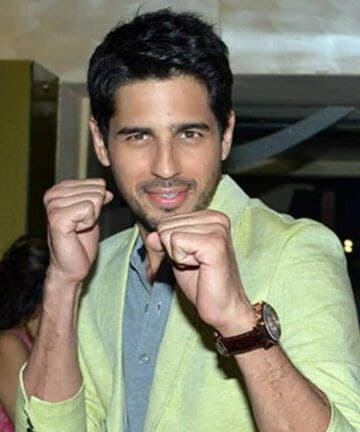
#> input picture s.jpg, 360 x 432 px
$ jupyter execute 'Swap faces.ipynb'
#> lines starting #> are read from the running program, lines starting #| are printed output that depends on the picture
[cell 1]
import cv2
import numpy as np

[cell 2]
#original image 1
Sid = cv2.imread('s.jpg')
#> Sid is the input picture: shape (432, 360, 3); mean B, G, R 104.7, 123.9, 126.1

cv2.imshow("Sid", Sid)
cv2.waitKey()
cv2.destroyAllWindows()

[cell 3]
#original image 2
Akki = cv2.imread('a.jpg')
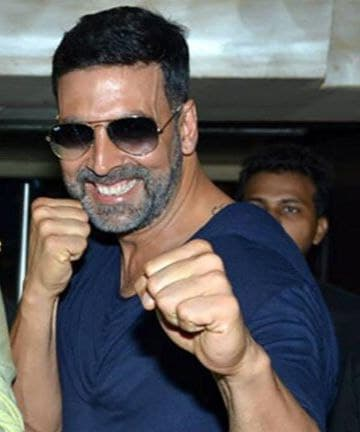
#> input picture a.jpg, 360 x 432 px
#> Akki is the input picture: shape (432, 360, 3); mean B, G, R 88.1, 88.1, 92.6

cv2.imshow("Akki", Akki)
cv2.waitKey()
cv2.destroyAllWindows()

[cell 4]
#resize images
sid = cv2.resize(cv2.imread('s.jpg') , (400,400))
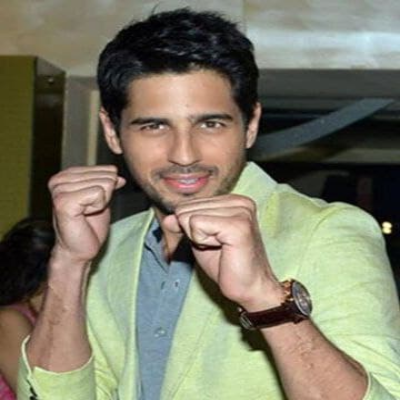
#> sid: shape (400, 400, 3); mean B, G, R 104.6, 123.7, 126
akki = cv2.resize(cv2.imread('a.jpg') , (400,400))
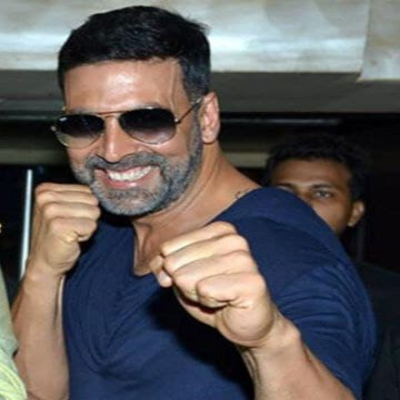
#> akki: shape (400, 400, 3); mean B, G, R 88, 88, 92.5

#swap face
sid[10:200 , 50:280] = akki[10:200 , 50:280]
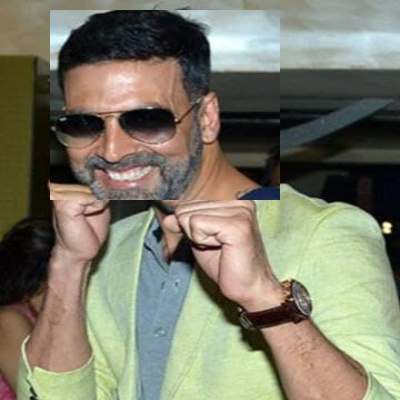
#> sid: shape (400, 400, 3); mean B, G, R 106.4, 124, 125.7
cv2.imshow("akkiface", sid)
cv2.waitKey()
cv2.destroyAllWindows()
